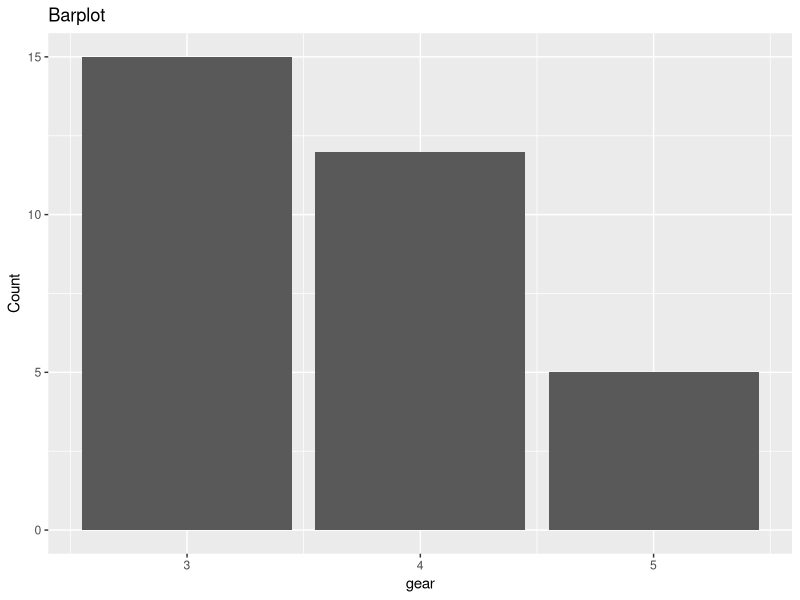
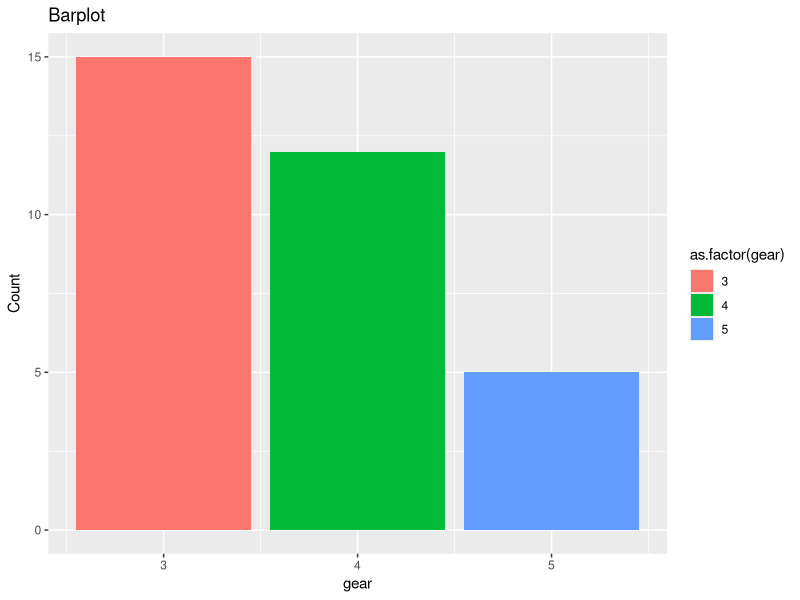
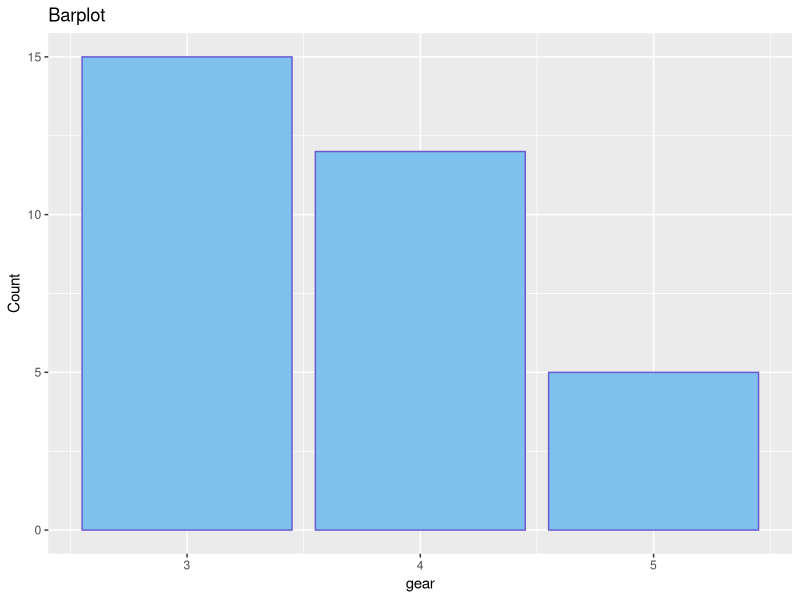
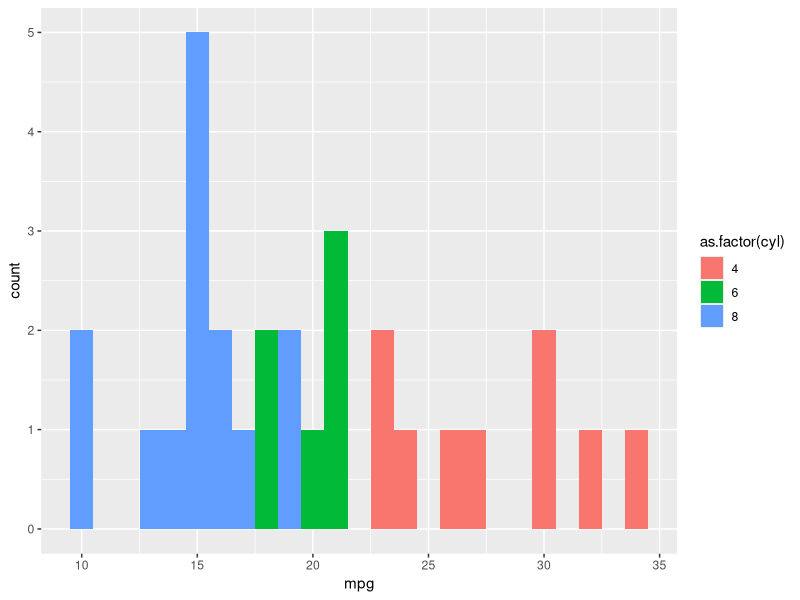
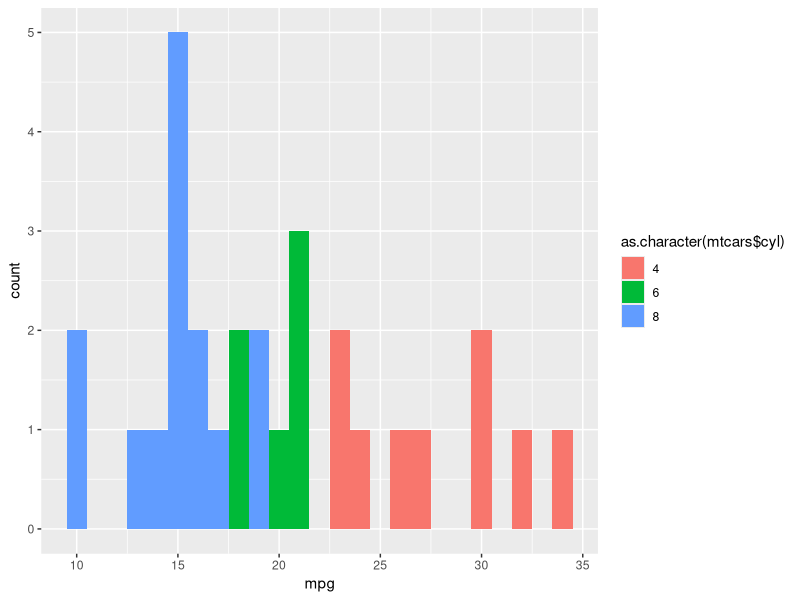
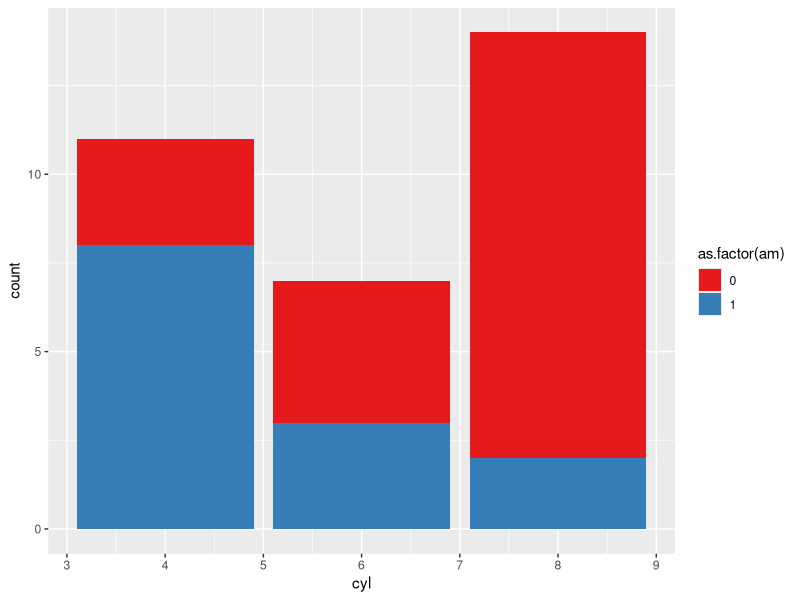
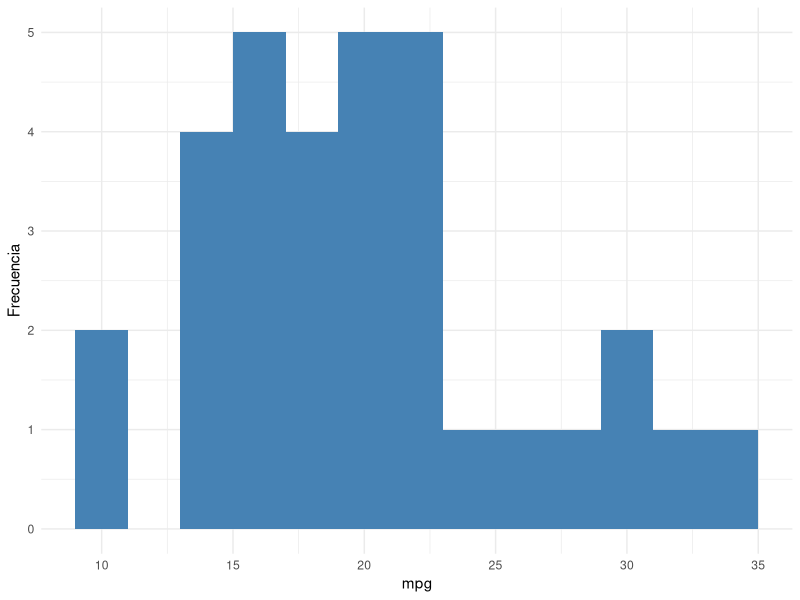

R code for these plots, in order: (Note: this script raises an error after producing the figures.)
## ---- chunk 1
library(ggplot2)

## ---- chunk 2
mtcars
## ---- chunk 3
ggplot(data = mtcars, aes(x = gear)) + geom_bar()  + 
  ggtitle("Barplot") + 
   xlab("gear") + 
  ylab("Count")  

## ---- chunk 4
ggplot(data = mtcars, aes(x = gear, fill = as.factor(gear))) + 
 geom_bar()  + 
  ggtitle("Barplot") + 
   xlab("gear") + 
  ylab("Count") 
## ---- chunk 5
ggplot(data = mtcars, aes(x = gear)) + 
  geom_bar(color = 'slateblue', fill = 'skyblue2') + 
  ggtitle("Barplot") + 
   xlab("gear") + 
  ylab("Count") 


## ---- chunk 6
ggplot(mtcars, aes(mpg, fill = as.factor(cyl))) +
  geom_histogram(binwidth = 1, position = "identity")
## ---- chunk 7
ggplot(mtcars, aes(mpg, fill = as.character(mtcars$cyl))) +
  geom_histogram(binwidth = 1, position = "identity")
## ---- chunk 8
ggplot(mtcars, aes(x = cyl, fill = as.factor(am))) +
  geom_bar() +
  scale_fill_brewer(palette = "Set1")
## ---- chunk 9
ggplot(mtcars, aes(x = mpg)) + 
  geom_histogram( fill = 'steelblue', binwidth=2) + 
  xlab("mpg") + 
  ylab("Frecuencia") + 
  theme_minimal()
## ---- chunk 10
ggplot(mtcars) + 
  geom_histogram( aes(x = mpg,fill = brand), binwidth=2) + 
  xlab("mpg") + 
  ylab("Frecuencia") + 
  theme_minimal()
## ---- chunk 11
ggplot(mtcars) + 
  geom_histogram( aes(x = mpg,fill = as.character(mtcars$cyl)), binwidth=2) + 
  facet_grid(as.character(mtcars$cyl)~., scales = 'free') +
  xlab("Carat") + 
  ylab("Frecuencia") + 
  theme_minimal()

## ---- chunk 12
# Basic scatter plot: wt on x-axis and mpg on y-axis; map cyl to col
ggplot(mtcars, aes(x=wt, y=mpg, color=cyl))+
geom_point(size=4)
## ---- chunk 13
ggplot(mtcars, aes(x = wt, y = mpg, col = cyl)) +
  geom_point() + # Copy from Plot 1
  geom_smooth(method="lm", se=FALSE)   # Fill in using instructions Plot 2
## ---- chunk 14
ggplot(mtcars, aes(x=mpg, y=qsec, col=factor(cyl), shape=factor(am)))+
geom_point()
## ---- chunk 15
# Add mapping: (hp/wt) onto size
ggplot(mtcars, aes(x=mpg, y=qsec, col=factor(cyl),shape=factor(am), size=(hp/wt)))+
geom_point()
## ---- chunk 16
diamonds
